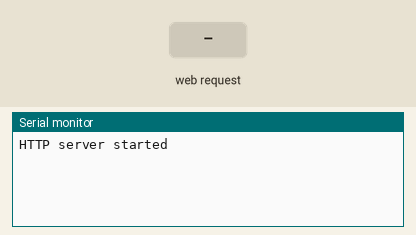
Simulated run of this sketch. Board: ESP8266 (NodeMCU). Parts: the last lines printed to the serial monitor. The inputs (shaded band) are chosen by the test bench.

Above: at 2.2 s.
2.3 s: HTTP request GET /?mensahe=1 received
At 3.0 s:
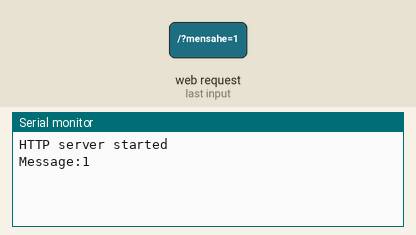
3.8 s: HTTP request GET /?mensahe=0 received
At 4.1 s:
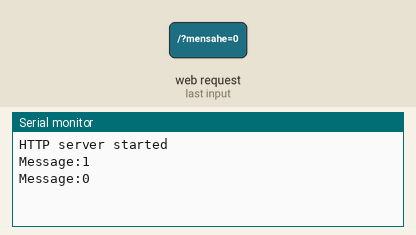

Measured:
- after the input at 2.3 s, the serial monitor: prints a new line at once (image 1)
- after the input at 3.8 s, the serial monitor: prints a new line at once (image 2)

The sketch:

WebServer.ino
```cpp
#include <ESP8266WebServer.h>
#include <ESP8266WiFi.h>
#include <DNSServer.h>

String page,decodedmsg,str;
int myVariable=0;
DNSServer dnsServer;
const byte DNS_PORT = 53;
IPAddress ip(192, 168, 1, 1); // where xx is the desired IP Address
//IPAddress gateway(1, 1, 1, 1); // set gateway to match your network
//IPAddress subnet(255, 255, 255, 0); // set subnet mask to match your

ESP8266WebServer server(80); //Server on port 80

void buildWebsite(){
page ="<html> <title> SEND STRING</title> <head> <meta name=\"viewport\" content=\"width=device-width, initial-scale=1\"> <style> body {font-family: Calibri, Helvetica, sans-serif; color:white; background: #232428;} form {border: 3px solid white; margin:0px 400px; background-color: white; border-radius: 10px;} .messages {border: 15px solid white; margin:0px 385px; background-color: white; border-radius: 10px;} input[type=text]{ width: 100%; padding: 12px 20px; margin: 8px 0; display: inline-block; border: 1px solid #ccc; box-sizing: border-box; border-radius: 5px; } textarea { resize: none; width: 100%; height: 10%; border: 1px solid #ccc; border-radius: 10px; } .button{ background-color: #296ee5; color: white; padding: 14px 20px; margin: 8px 0; border: none; cursor: pointer; width: 100%; } .container { padding: 16px; } @media screen and (max-width: 640px) { form {border: 3px solid white; margin:0px 20px; background-color: white; border-radius: 10px;} } </style> </head> <body> <h1 align='center'>ESP 8266 Message</h1> <form action ='/'> <div class='container'> <label style='color:black; text-align:left;'><b>Send message</b></label><br> <input type='text' placeholder='Enter message' name ='mensahe' required> <br><br> <input type='submit' class='button' value='Send'> </div> </form> <br> <br> <div class = 'messages'> <div class='container'> <label style='color:black; text-align:left;'><b>Received messages</b></label><br> <textarea readonly>";
page+= myVariable;
page +="</textarea> <br><br> <input type='button' class = 'button' value='Reload' onclick=\"location.href='/';\" /></div> </div> </body> </html>";
}

/**
 * function to parse and fix string input
 */
void handleString(){
  str = "";
  myVariable++;
buildWebsite();
server.send(200,"text/html", page);

   str = server.arg("mensahe");

  decodedmsg = str;
  decodedmsg.replace("+"," ");

  if(decodedmsg.length()>0)
  {
  Serial.print("Message:");
  Serial.println(decodedmsg);
  }

}

void setup() {
  delay(1000);
 Serial.begin(115200);
  dnsServer.start(DNS_PORT, "*", ip);
 //WiFi.softAPConfig(ip,gateway,subnet);
 WiFi.softAPConfig(ip, ip, IPAddress(255, 255, 255, 0));
 WiFi.softAP("Emergency Network");


 Serial.println("HTTP server started");
  server.on("/", handleString);
  server.begin();

}

void loop() {
  dnsServer.processNextRequest();
  server.handleClient();


}
```
